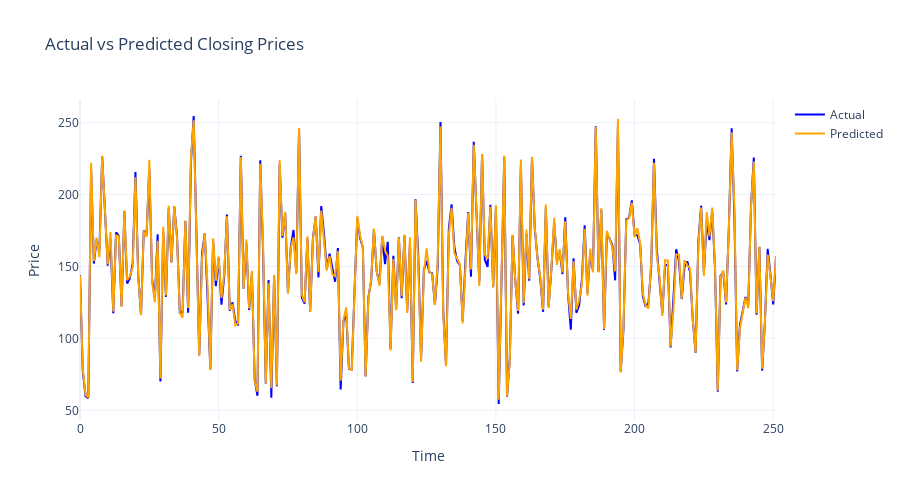

The notebook cell saved with this chart:
### Markdown cell above
# Visualization Prediction vs Actual

### Code cell
import plotly.graph_objects as go
index = list(range(len(y_test)))

fig = go.Figure()

# Actual
fig.add_trace(go.Scatter(
    x=index,
    y=y_test.values,
    mode='lines',
    name='Actual',
    line=dict(color='blue')
))

# Predicted
fig.add_trace(go.Scatter(
    x=index,
    y=predictions,
    mode='lines',
    name='Predicted',
    line=dict(color='orange')
))

fig.update_layout(
    title='Actual vs Predicted Closing Prices',
    xaxis_title='Time',
    yaxis_title='Price',
    hovermode='x unified',
    template='plotly_white',
    width=900,
    height=500
)

fig.show()

### Figure 1 — Plotly figure (JSON) as saved in the notebook; plotly's stock layout.template omitted (floating-point values rounded to 4 significant figures; data arrays with more than 128 entries replaced by an {"elided": "..."} marker saying what was removed)
{"data": [{"line": {"color": "blue"}, "mode": "lines", "name": "Actual", "type": "scatter", "x": {"elided": "252 int values"}, "y": {"elided": "252 float values"}}, {"line": {"color": "orange"}, "mode": "lines", "name": "Predicted", "type": "scatter", "x": {"elided": "252 int values"}, "y": {"elided": "252 float values"}}], "layout": {"height": 500, "hovermode": "x unified", "title": {"text": "Actual vs Predicted Closing Prices"}, "width": 900, "xaxis": {"title": {"text": "Time"}}, "yaxis": {"title": {"text": "Price"}}}}
